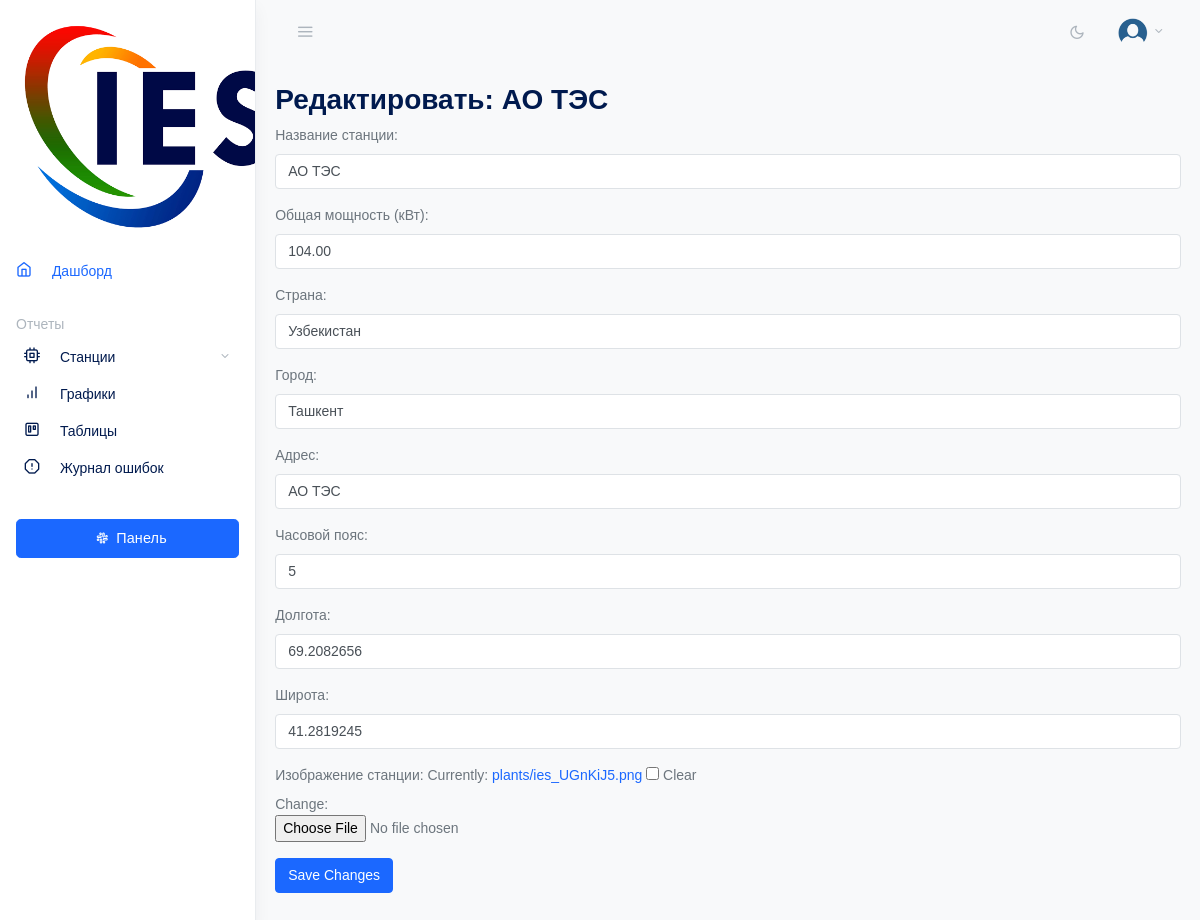
/plant/edit/1/, run on an earlier commit of the app's database.
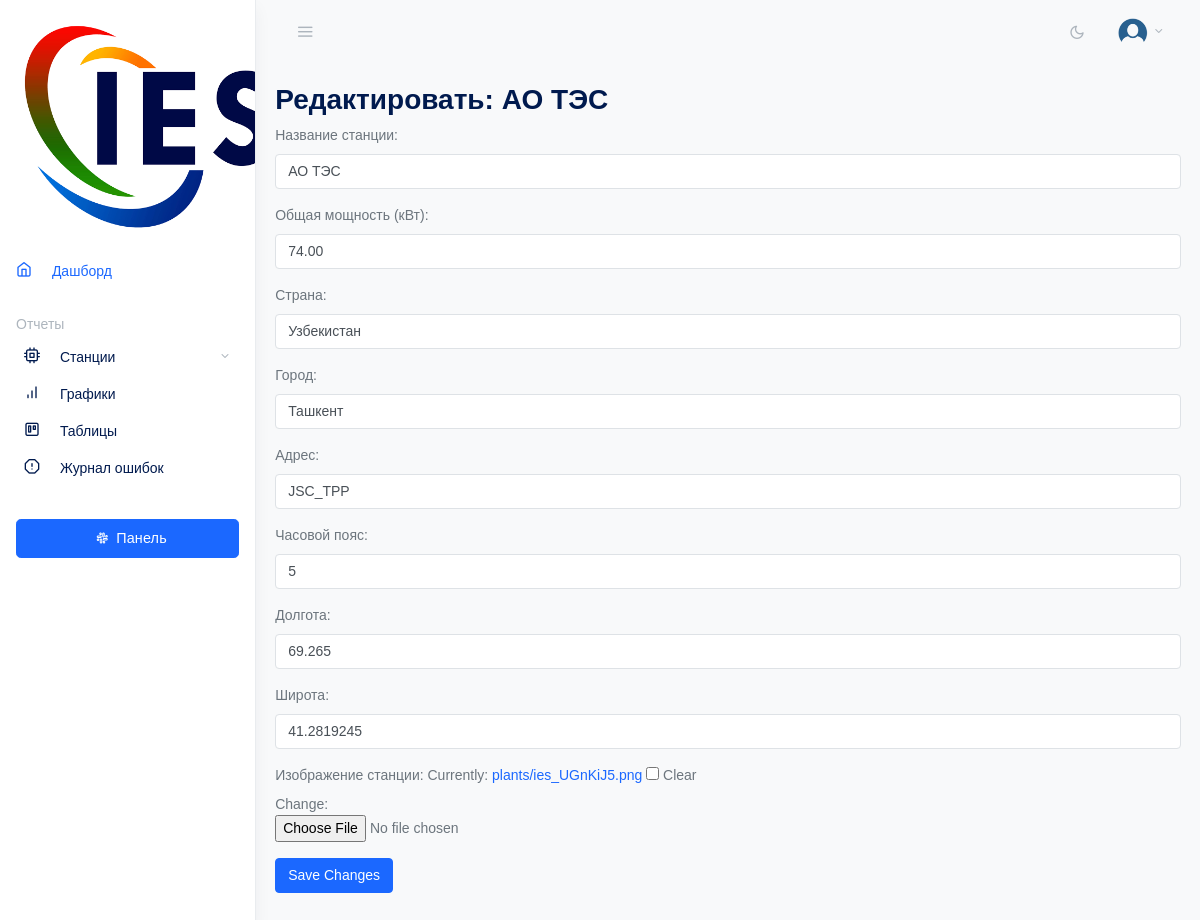
And on a later commit of the database.
### wattio/models.py (models this page shows, shortened)
class Plant(models.Model):
    name = models.CharField(
        max_length=120,
        verbose_name='Название станции',
        unique=True
    )
    power = models.DecimalField(
        max_digits=10,
        decimal_places=2,
        verbose_name='Общая мощность (кВт)',
        blank=True,
        null=True
    )
    country = models.CharField(
        max_length=100,
        verbose_name='Страна',
        blank=True,
        null=True
    )
    city = models.CharField(
        max_length=100,
        verbose_name='Город',
        blank=True,
        null=True
    )
    address = models.CharField(
        max_length=255,
        verbose_name='Адрес',
        blank=True,
        null=True
    )
    timezone = models.CharField(
        max_length=6,
        verbose_name='Часовой пояс',
        default='5'
    )
    longitude = models.FloatField(
        verbose_name='Долгота',
        validators=[MinValueValidator(-180), MaxValueValidator(180)],
        null=True
    )
    latitude = models.FloatField(
        verbose_name='Широта',
        validators=[MinValueValidator(-90), MaxValueValidator(90)],
        null=True
    )
    image = models.ImageField(
        upload_to='plants/',
        verbose_name='Изображение станции',
        blank=True,
        null=True,
        default='plants/cover.jpg'
    )
    inverter_count = models.IntegerField(
        verbose_name='Количество инверторов',
        default=0,
        validators=[MinValueValidator(0)]
    )
    class Meta:
        verbose_name = 'Станция'
        verbose_name_plural = 'Станции'

### wattio/views.py (the view)
# urls.py: path('plant/edit/<int:plant_id>/', edit_plant, name='edit_plant'),
def edit_plant(request, plant_id):
    plant = get_object_or_404(Plant, id=plant_id)
    if request.method == 'POST':
        form = PlantForm(request.POST, request.FILES, instance=plant)
        if form.is_valid():
            form.save()
            return redirect(reverse('plants'))
    else:
        form = PlantForm(instance=plant)
    return render(request, 'plant_edit.html', {'form': form, 'plant': plant})

### wattio/templates/plant_edit.html (shortened to what this page needs)
{% extends 'base.html' %}
{% load static %}
{% block main %}
  <h2> Редактировать: {{ plant.name }}</h2>
  <form method="post" enctype="multipart/form-data">
    {{ form.as_p }}
    <button type="submit" class="btn btn-primary">Save Changes</button>
  </form>
{% endblock main %}

What changed in the data, as far as the page shows it:
changed Plant "АО ТЭС": power "104.00" → "74.00"; address "АО ТЭС" → "JSC_TPP"; longitude "69.2082656" → "69.265"
